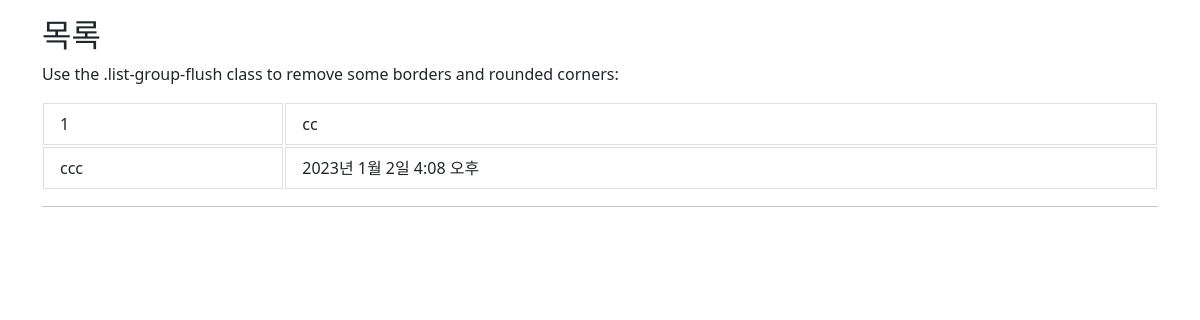
The page /write/freeboard_index on the database as committed earlier.
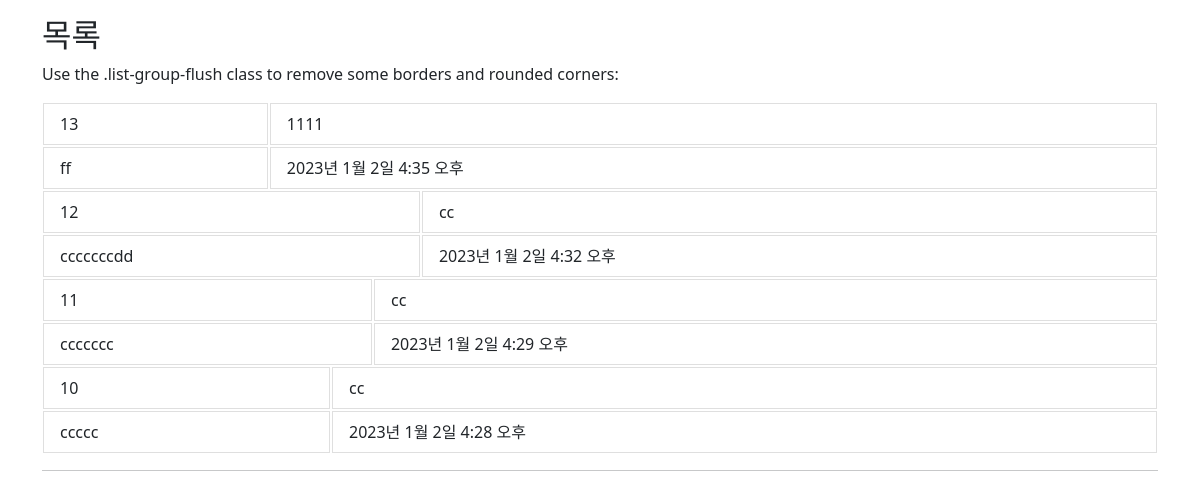
The same page on the database as committed later.
### write/models.py (models this page shows)
class Free(models.Model): #
    free_id = models.AutoField(primary_key=True)
    text = models.TextField(verbose_name='글 내용', null=True)
    comment = models.CharField(max_length=200, null=True)
    like_users = models.ManyToManyField(settings.AUTH_USER_MODEL, related_name='like_articles') #좋아요 추가
    info = models.ForeignKey(models2.Info, on_delete=models.CASCADE,db_column='info_id', null=True)
    group = models.ForeignKey(models2.Group, on_delete=models.CASCADE,db_column='group_id', null=True)
    title = models.CharField(max_length=64, verbose_name='글 제목', default='')
    write_dttm = models.DateTimeField(auto_now_add=True, null=True)
    update_dttm = models.DateTimeField(auto_now=True, null=True)
    hits=models.PositiveIntegerField(default=0)
    imgfile = models.ImageField(null=True, upload_to="", blank=True) # 이미지 컬럼 추가
    select_moim = models.ForeignKey(Select_Moim, on_delete=models.CASCADE,db_column='select_id', null=True)
    def __str__(self):
        return f'[{self.pk}][{self.title}]'

### write/views.py (the view)
# urls.py: path('freeboard_index', views.freeboard_index, name='freeindex'),#자유게인덱스
def freeboard_index(request): #자유게인덱스
    all_boards = Free.objects.all().order_by("-write_dttm") # 모든 데이터 조회, 내림차순(-표시) 조회
    print(all_boards)
    return render(request, 'write/freeindex.html', {'title':'Board List', 'board_list':all_boards})

### write/templates/write/freeindex.html (shortened to what this page needs)
<!DOCTYPE html>
<html lang="en">
<head>
  <link href="https://cdn.jsdelivr.net/npm/bootstrap@5.2.3/dist/css/bootstrap.min.css" rel="stylesheet">
</head>
<body>
<div class="container mt-3">
  <h2>목록</h2>
  <p>Use the .list-group-flush class to remove some borders and rounded corners:</p>
</div>
<div class="container mt-3">
  <ul class="list-group list-group-flush">
    {% for b in board_list %}
    <table><tr><td>
      <li class="list-group-item" name="free_id" value=""> {{b.free_id}}</li></td>
      <td><li class="list-group-item" name="title"> {{b.title}}</li></td>
      </tr><td><li class="list-group-item" name="text"> {{b.text}}</li></td>
      <td><li class="list-group-item" name="write_dttm"> {{b.write_dttm}}</li></td>
    </table>
    {% endfor %}
    <hr>
  </ul>
</div>
</body>
</html>

Rows that differ between the two databases and show on the page:
removed Free: free_id "1", title "cc", text "ccc", write_dttm "2023년 1월 2일 4:08 오후"
added Free: free_id "13", title "1111", text "ff", write_dttm "2023년 1월 2일 4:35 오후"
added Free: free_id "12", title "cc", text "cccccccdd", write_dttm "2023년 1월 2일 4:32 오후"
added Free: free_id "11", title "cc", text "ccccccc", write_dttm "2023년 1월 2일 4:29 오후"
added Free: free_id "10", title "cc", text "ccccc", write_dttm "2023년 1월 2일 4:28 오후"
